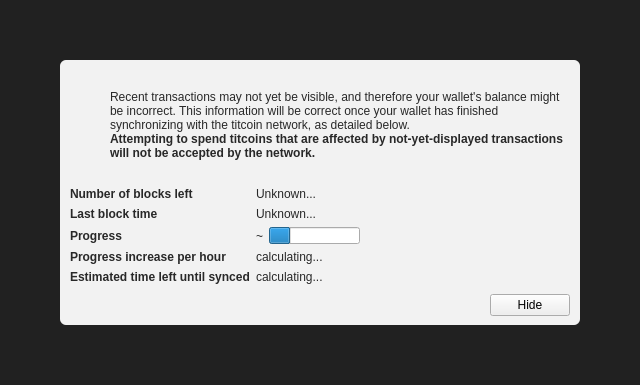
<?xml version="1.0" encoding="UTF-8"?>
<ui version="4.0">
 <class>ModalOverlay</class>
 <widget class="ModalOverlay" name="ModalOverlay">
  <property name="geometry">
   <rect>
    <x>0</x>
    <y>0</y>
    <width>640</width>
    <height>385</height>
   </rect>
  </property>
  <property name="windowTitle">
   <string>Form</string>
  </property>
  <layout class="QVBoxLayout" name="verticalLayout" stretch="0">
   <property name="sizeConstraint">
    <enum>QLayout::SetDefaultConstraint</enum>
   </property>
   <property name="leftMargin">
    <number>0</number>
   </property>
   <property name="topMargin">
    <number>0</number>
   </property>
   <property name="rightMargin">
    <number>0</number>
   </property>
   <property name="bottomMargin">
    <number>0</number>
   </property>
   <item>
    <widget class="QWidget" name="bgWidget" native="true">
     <property name="styleSheet">
      <string notr="true">#bgWidget { background: rgba(0,0,0,220); }</string>
     </property>
     <layout class="QVBoxLayout" name="verticalLayoutMain" stretch="1">
      <property name="leftMargin">
       <number>60</number>
      </property>
      <property name="topMargin">
       <number>60</number>
      </property>
      <property name="rightMargin">
       <number>60</number>
      </property>
      <property name="bottomMargin">
       <number>60</number>
      </property>
      <item>
       <widget class="QWidget" name="contentWidget" native="true">
        <property name="styleSheet">
         <string notr="true">#contentWidget { background: rgba(255,255,255,240); border-radius: 6px; }

QLabel { color: rgb(40,40,40);  }</string>
        </property>
        <layout class="QVBoxLayout" name="verticalLayoutSub" stretch="1,0,0,0">
         <property name="spacing">
          <number>0</number>
         </property>
         <property name="leftMargin">
          <number>10</number>
         </property>
         <property name="topMargin">
          <number>10</number>
         </property>
         <property name="rightMargin">
          <number>10</number>
         </property>
         <property name="bottomMargin">
          <number>10</number>
         </property>
         <item>
          <layout class="QHBoxLayout" name="horizontalLayoutIconText" stretch="0,1">
           <property name="topMargin">
            <number>20</number>
           </property>
           <item>
            <layout class="QVBoxLayout" name="verticalLayoutIcon">
             <property name="leftMargin">
              <number>0</number>
             </property>
             <item>
              <widget class="QPushButton" name="warningIcon">
               <property name="enabled">
                <bool>false</bool>
               </property>
               <property name="text">
                <string/>
               </property>
               <property name="icon">
                <iconset>
                 <normaloff>:/icons/warning</normaloff>
                 <disabledoff>:/icons/warning</disabledoff>:/icons/warning</iconset>
               </property>
               <property name="iconSize">
                <size>
                 <width>48</width>
                 <height>48</height>
                </size>
               </property>
               <property name="flat">
                <bool>true</bool>
               </property>
              </widget>
             </item>
             <item>
              <spacer name="verticalSpacerWarningIcon">
               <property name="orientation">
                <enum>Qt::Vertical</enum>
               </property>
               <property name="sizeHint" stdset="0">
                <size>
                 <width>20</width>
                 <height>40</height>
                </size>
               </property>
              </spacer>
             </item>
            </layout>
           </item>
           <item>
            <layout class="QVBoxLayout" name="verticalLayoutInfoText">
             <property name="leftMargin">
              <number>0</number>
             </property>
             <property name="topMargin">
              <number>0</number>
             </property>
             <item>
              <widget class="QLabel" name="infoText">
               <property name="text">
                <string>Recent transactions may not yet be visible, and therefore your wallet's balance might be incorrect. This information will be correct once your wallet has finished synchronizing with the titcoin network, as detailed below.</string>
               </property>
               <property name="textFormat">
                <enum>Qt::RichText</enum>
               </property>
               <property name="wordWrap">
                <bool>true</bool>
               </property>
              </widget>
             </item>
             <item>
              <widget class="QLabel" name="infoTextStrong">
               <property name="font">
                <font>
                 <weight>75</weight>
                 <bold>true</bold>
                </font>
               </property>
               <property name="text">
                <string>Attempting to spend titcoins that are affected by not-yet-displayed transactions will not be accepted by the network.</string>
               </property>
               <property name="textFormat">
                <enum>Qt::RichText</enum>
               </property>
               <property name="wordWrap">
                <bool>true</bool>
               </property>
              </widget>
             </item>
             <item>
              <spacer name="verticalSpacerInTextSpace">
               <property name="orientation">
                <enum>Qt::Vertical</enum>
               </property>
               <property name="sizeHint" stdset="0">
                <size>
                 <width>20</width>
                 <height>40</height>
                </size>
               </property>
              </spacer>
             </item>
            </layout>
           </item>
          </layout>
         </item>
         <item>
          <spacer name="verticalSpacerAfterText">
           <property name="orientation">
            <enum>Qt::Vertical</enum>
           </property>
           <property name="sizeHint" stdset="0">
            <size>
             <width>20</width>
             <height>40</height>
            </size>
           </property>
          </spacer>
         </item>
         <item>
          <layout class="QFormLayout" name="formLayout">
           <property name="fieldGrowthPolicy">
            <enum>QFormLayout::FieldsStayAtSizeHint</enum>
           </property>
           <property name="horizontalSpacing">
            <number>6</number>
           </property>
           <property name="verticalSpacing">
            <number>6</number>
           </property>
           <property name="topMargin">
            <number>10</number>
           </property>
           <item row="0" column="0">
            <widget class="QLabel" name="labelNumberOfBlocksLeft">
             <property name="font">
              <font>
               <weight>75</weight>
               <bold>true</bold>
              </font>
             </property>
             <property name="text">
              <string>Number of blocks left</string>
             </property>
            </widget>
           </item>
           <item row="0" column="1">
            <widget class="QLabel" name="numberOfBlocksLeft">
             <property name="text">
              <string>Unknown...</string>
             </property>
            </widget>
           </item>
           <item row="1" column="0">
            <widget class="QLabel" name="labelLastBlockTime">
             <property name="font">
              <font>
               <weight>75</weight>
               <bold>true</bold>
              </font>
             </property>
             <property name="text">
              <string>Last block time</string>
             </property>
            </widget>
           </item>
           <item row="1" column="1">
            <widget class="QLabel" name="newestBlockDate">
             <property name="sizePolicy">
              <sizepolicy hsizetype="Maximum" vsizetype="Preferred">
               <horstretch>0</horstretch>
               <verstretch>0</verstretch>
              </sizepolicy>
             </property>
             <property name="text">
              <string>Unknown...</string>
             </property>
            </widget>
           </item>
           <item row="2" column="0">
            <widget class="QLabel" name="labelSyncDone">
             <property name="font">
              <font>
               <weight>75</weight>
               <bold>true</bold>
              </font>
             </property>
             <property name="text">
              <string>Progress</string>
             </property>
            </widget>
           </item>
           <item row="2" column="1">
            <layout class="QHBoxLayout" name="horizontalLayoutSync" stretch="0,1">
             <item>
              <widget class="QLabel" name="percentageProgress">
               <property name="text">
                <string notr="true">~</string>
               </property>
              </widget>
             </item>
             <item>
              <widget class="QProgressBar" name="progressBar">
               <property name="value">
                <number>24</number>
               </property>
               <property name="format">
                <string/>
               </property>
              </widget>
             </item>
            </layout>
           </item>
           <item row="4" column="0">
            <widget class="QLabel" name="labelProgressIncrease">
             <property name="font">
              <font>
               <weight>75</weight>
               <bold>true</bold>
              </font>
             </property>
             <property name="text">
              <string>Progress increase per hour</string>
             </property>
            </widget>
           </item>
           <item row="4" column="1">
            <widget class="QLabel" name="progressIncreasePerH">
             <property name="text">
              <string>calculating...</string>
             </property>
            </widget>
           </item>
           <item row="5" column="0">
            <widget class="QLabel" name="labelEstimatedTimeLeft">
             <property name="font">
              <font>
               <weight>75</weight>
               <bold>true</bold>
              </font>
             </property>
             <property name="text">
              <string>Estimated time left until synced</string>
             </property>
            </widget>
           </item>
           <item row="5" column="1">
            <widget class="QLabel" name="expectedTimeLeft">
             <property name="text">
              <string>calculating...</string>
             </property>
            </widget>
           </item>
          </layout>
         </item>
         <item>
          <layout class="QHBoxLayout" name="horizontalLayoutButtons">
           <property name="leftMargin">
            <number>10</number>
           </property>
           <property name="topMargin">
            <number>10</number>
           </property>
           <item>
            <spacer name="horizontalSpacer">
             <property name="orientation">
              <enum>Qt::Horizontal</enum>
             </property>
             <property name="sizeHint" stdset="0">
              <size>
               <width>40</width>
               <height>20</height>
              </size>
             </property>
            </spacer>
           </item>
           <item>
            <widget class="QPushButton" name="closeButton">
             <property name="text">
              <string>Hide</string>
             </property>
            </widget>
           </item>
          </layout>
         </item>
        </layout>
       </widget>
      </item>
     </layout>
    </widget>
   </item>
  </layout>
 </widget>
 <customwidgets>
  <customwidget>
   <class>ModalOverlay</class>
   <extends>QWidget</extends>
   <header>qt/modaloverlay.h</header>
   <container>1</container>
  </customwidget>
 </customwidgets>
 <resources/>
 <connections/>
</ui>
